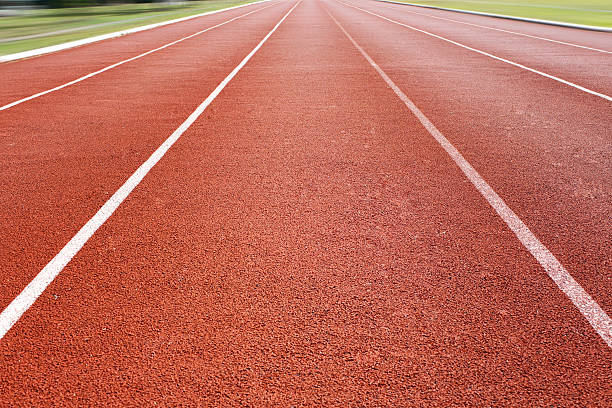
#> input picture camera/test/image/image_2.jpg, 612 x 408 px
$ python -i detectLine.py   (imports and definitions only)
#> lines starting #> are read from the running program, lines starting #| are printed output that depends on the picture; after the words box and inside, x2 and y2 are one past the last pixel; in counts of white or black regions, pixels touching at a corner belong together
import cv2
import numpy as np
from warnings import simplefilter
# [1 line not run here, left out]

class DetectLine:
    def __init__(self, frame: np.ndarray) -> None:
        self.image = frame
        self.lane_image = np.copy(self.image)
        self.lane_canny = self.canny(self.lane_image) #Search every line with gradiant
        self.cropped_canny = self.region_of_interest(self.lane_canny, region="mid") #Croppe image
        self.lines =  self.get_lines(self.cropped_canny) #Find lines

    def get_pos(self) -> dict[list[int]]:
        return self.lines

    def get_lines(self, image: np.ndarray) -> dict[list[int]]:
        """Get the position of 2 lines detect on the camera. {'left': [x1, y1, x2, y2], 'right': [x1, y1, x2, y2]}"""
        lines = cv2.HoughLinesP(image, 2, np.pi/180, 100, np.array([]), minLineLength=40,maxLineGap=5)
        linesAverage = self.average_slope_intercept(lines)
        fixLines = self.fixLineMissing(self.lane_canny, linesAverage)
        return fixLines

    def make_points(self, line: np.ndarray) -> list[int]:
        """Return the position of a line given by a equation. [x1, y1, x2, y2]"""
        if not isinstance(line, np.ndarray):
            return [300, self.image.shape[0], 300, self.image.shape[0]]
        slope, intercept = line
        if  -0.01 <= slope <= 0.01:
            return [0, 0, 10, 10]
        y1 = int(self.image.shape[0])
        y2 = int(y1*3/5)
        x1 = int((y1 - intercept)/slope)
        x2 = int((y2 - intercept)/slope)
        return [x1, y1, x2, y2]

    def findLinePos(self, line: np.ndarray) -> str:
        """Return if given line is the right or the left one"""
        if line==[0,0,10,10] or line==[300, 606, 300, 606]:
            return "none"
        return "left" if line[0]<line[2] else "right"

    def average_slope_intercept(self, lines: np.ndarray) -> dict[list[int]]:
        """Return the average of all the found lines to return only 2 lines. {'left': [x1, y1, x2, y2], 'right': [x1, y1, x2, y2]}"""
        first_fit = []
        second_fit = []
        if lines is None:
            return {"left": [0,0,0,0], "right": [800,800,800,800]}
        for line in lines:
            for x1, y1, x2, y2 in line:
                fit = np.polyfit((x1,x2), (y1,y2), 1)
                slope = fit[0]
                intercept = fit[1]
                if slope < 0:
                    first_fit.append((slope, intercept))
                else:
                    second_fit.append((slope, intercept))
        first_fit_average  = np.average(first_fit, axis=0)
        second_fit_average = np.average(second_fit, axis=0)
        first_line  = self.make_points(first_fit_average)
        second_line = self.make_points(second_fit_average)
        first_key = self.findLinePos(first_line)
        second_key = self.findLinePos(second_line)
        averaged_lines = {first_key: first_line, second_key: second_line}
        return averaged_lines

    def fixLineMissing(self, canny: np.ndarray,  averaged_lines: dict) -> dict[list[int]]:
        """Try to identify lane in the side where nothing got find by using an other region of interest"""
        if not "none" in averaged_lines.keys(): #No missing lines
            return averaged_lines
        if averaged_lines.get("right"): #Missing left line
            key = 'left'
        elif averaged_lines.get('left'): #Missing right line
            key = "right"
        else: #Missing both line
            return {"left":[0,0,10,10], "right":[0,0,10,10]}
        cropped = self.region_of_interest(canny, region=key)
        lines = cv2.HoughLinesP(cropped, 2, np.pi/180, 100, np.array([]), minLineLength=40,maxLineGap=5)
        fixLines = self.average_slope_intercept(lines)
        if ["none"] == list(fixLines.keys()): #no newline find
            return averaged_lines
        averaged_lines[key] =  fixLines['right'] if fixLines.get("right") else fixLines['left']
        del averaged_lines['none']
        return averaged_lines

    def canny(self, image: np.ndarray) -> np.ndarray:
        """return the frame with a gradian apply"""
        gray = cv2.cvtColor(image, cv2.COLOR_RGB2GRAY)
        canny = cv2.Canny(gray, 50, 75)
        return canny

    def display_lines(self, image: np.ndarray, lines: dict[list[int]]) -> np.ndarray:
        """Return the 2 found lines in a image type"""
        line_image = np.zeros_like(image)
        if lines is not None:
            for x1, y1, x2, y2 in lines.values():
                cv2.line(line_image,(x1,y1),(x2,y2),(255,0,0),10)
        return line_image

    def region_of_interest(self, canny: np.ndarray, region: str) -> np.ndarray:
        """Crop the frame to return only the desired region. The shape is similare to a triangle."""
        mask = np.zeros_like(canny)
        triangle = self.selectRegionShape(canny, region)
        cv2.fillPoly(mask, triangle, 255)
        masked_image = cv2.bitwise_and(canny, mask)
        return masked_image

    def selectRegionShape(self, canny: np.ndarray, region: str) -> np.array:
        """Return the select shape base on the region name"""
        height = canny.shape[0]
        width = canny.shape[1]
        match region:
            case "left":
                triangle = np.array([[
                (0, height),
                (0, height//2),
                (width//2, height),]], np.int32)
            case "right":
                triangle = np.array([[
                (width//2, height),
                (width, height//2),
                (width, height),]], np.int32)
            case "mid" | _:
                triangle = np.array([[
                (0, height),
                (width//2, height//2),
                (width, height),]], np.int32)
        return triangle

    def getFinalImage(self) -> np.ndarray:
        """Return the final frame with the lines found added"""
        line_image = self.display_lines(self.lane_image, self.lines)
        combo_image = cv2.addWeighted(self.image, 0.8, line_image, 1, 0)
        return combo_image

    def showImage(self, image: np.ndarray, title: str) -> None:
        """Display the frame in cv2 windows"""
        cv2.imshow(title, image)

    def showFinalImage(self) -> None:
        """Display the final frame state in cv2 windows"""
        self.showImage(self.getFinalImage(), "result")

>>> import cv2
>>> picture = cv2.cvtColor(cv2.imread('test/image/image_2.jpg'), cv2.COLOR_BGR2RGB)
>>> result = DetectLine(picture).getFinalImage()
#> in canny, `gray = cv2.cvtColor(image, cv2.COLOR_RGB2GRAY)`:
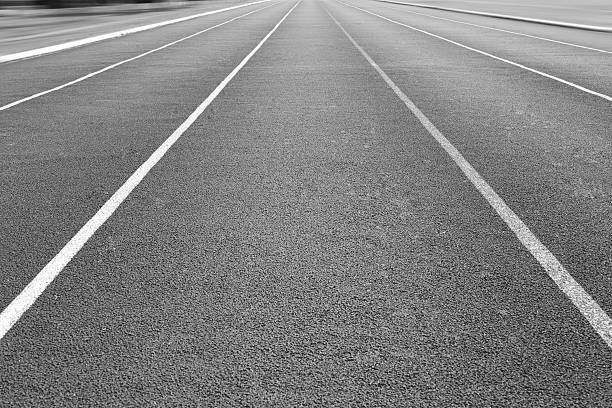
#> gray: shape (408, 612); min 7, max 255, mean 130.3
#> in canny, `canny = cv2.Canny(gray, 50, 75)`:
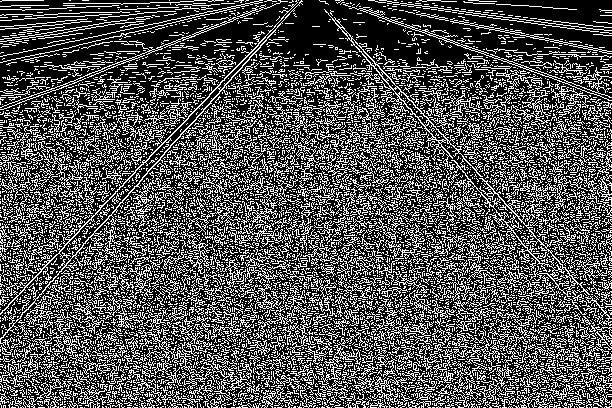
#> canny: shape (408, 612); 32.4% white in thin lines or dots
#> in region_of_interest, `triangle = self.selectRegionShape(canny, region)`: triangle = [[0, 408], [306, 204], [612, 408]]
#> in region_of_interest, `cv2.fillPoly(mask, triangle, 255)`:
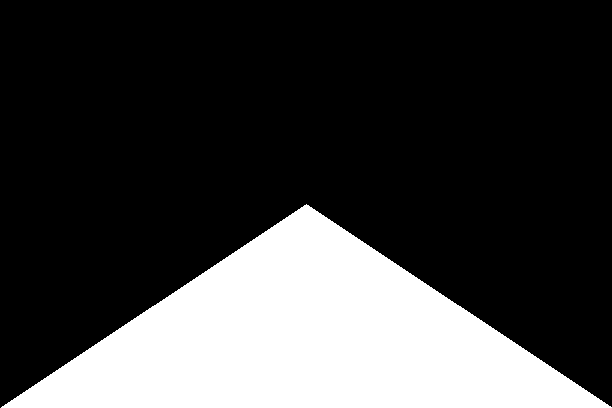
#> mask: shape (408, 612); 25% white; 1 white region, box (x1, y1, x2, y2) and area: (1, 204, 612, 408) 62526
#> in region_of_interest, `masked_image = cv2.bitwise_and(canny, mask)`:
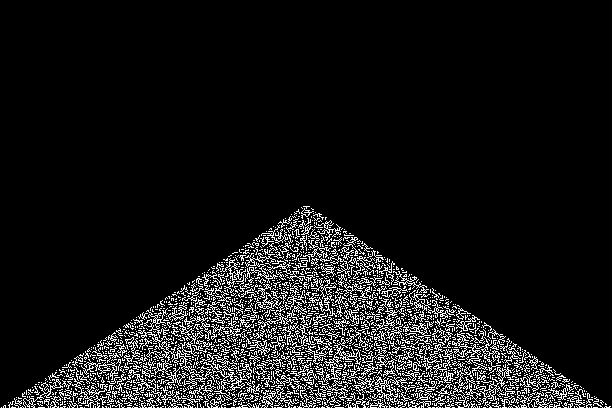
#> masked_image: shape (408, 612); 9.1% white in thin lines or dots, all inside (x1, y1, x2, y2) = (1, 206, 611, 408)
#> in get_lines, `lines = cv2.HoughLinesP(image, 2, np.pi/180, 100, np.array([]), minLin..`: lines = 267 rows, first 6: [513, 405, 578, 405], [463, 393, 545, 393], [399, 385, 478, 385], [88, 387, 130, 387], [370, 396, 433, 396], [341, 399, 458, 399]
#> the loop in average_slope_intercept, `for line in lines:` made 267 passes
#> after the loop in average_slope_intercept, `for line in lines:`: first_fit = 156 pairs, first value -0.758 to -3.77e-17, second value 285 to 437.2; second_fit = 111 pairs, first value 8.17e-18 to 0.719, second value -18.67 to 405
#> in average_slope_intercept, `first_fit_average  = np.average(first_fit, axis=0)`: first_fit_average = [-0.173, 380.9]
#> in average_slope_intercept, `second_fit_average = np.average(second_fit, axis=0)`: second_fit_average = [0.155, 286.2]
#> in make_points, `slope, intercept = line`: slope = -0.173; intercept = 380.9
#> in make_points, `x1 = int((y1 - intercept)/slope)`: x1 = -156
#> in make_points, `x2 = int((y2 - intercept)/slope)`: x2 = 790
#> in average_slope_intercept, `first_line  = self.make_points(first_fit_average)`: first_line = [-156, 408, 790, 244]
#> in average_slope_intercept, `second_line = self.make_points(second_fit_average)`: second_line = [785, 408, -271, 244]
#> in average_slope_intercept, `first_key = self.findLinePos(first_line)`: first_key = 'left'
#> in average_slope_intercept, `second_key = self.findLinePos(second_line)`: second_key = 'right'
#> in average_slope_intercept, `averaged_lines = {first_key: first_line, second_key: second_line}`: averaged_lines = {'left': [-156, 408, 790, 244], 'right': [785, 408, -271, 244]}
#> in get_lines, `linesAverage = self.average_slope_intercept(lines)`: linesAverage has the same summary as averaged_lines in average_slope_intercept
#> in get_lines, `fixLines = self.fixLineMissing(self.lane_canny, linesAverage)`: fixLines has the same summary as averaged_lines in average_slope_intercept
#> in __init__, `self.lines =  self.get_lines(self.cropped_canny)`: self.lines has the same summary as averaged_lines in average_slope_intercept
#> the loop in display_lines, `for x1, y1, x2, y2 in lines.values():` made 2 passes
#> after the loop in display_lines, `for x1, y1, x2, y2 in lines.values():`:
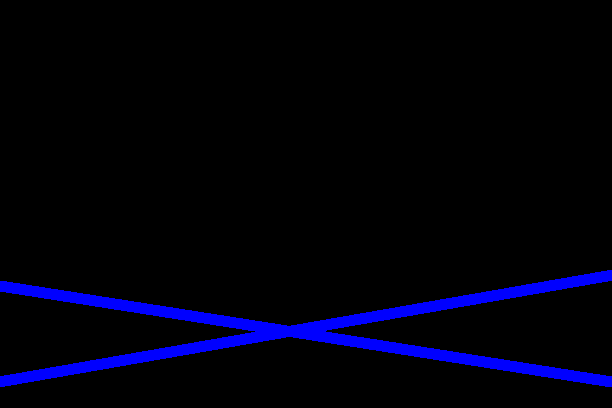
#> line_image: shape (408, 612, 3); mean of channels 0, 1, 2 13.5, 0, 0; drawn as B, G, R
#> in getFinalImage, `combo_image = cv2.addWeighted(self.image, 0.8, line_image, 1, 0)`:
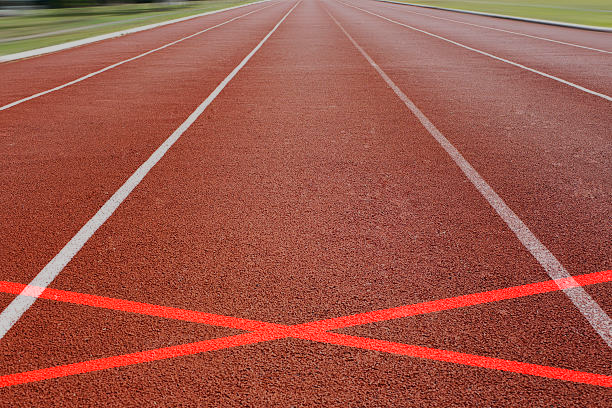
#> combo_image: shape (408, 612, 3); mean R, G, B 158.7, 85.6, 71.9

$ run again, on camera/test/image/test_img_left.jpg
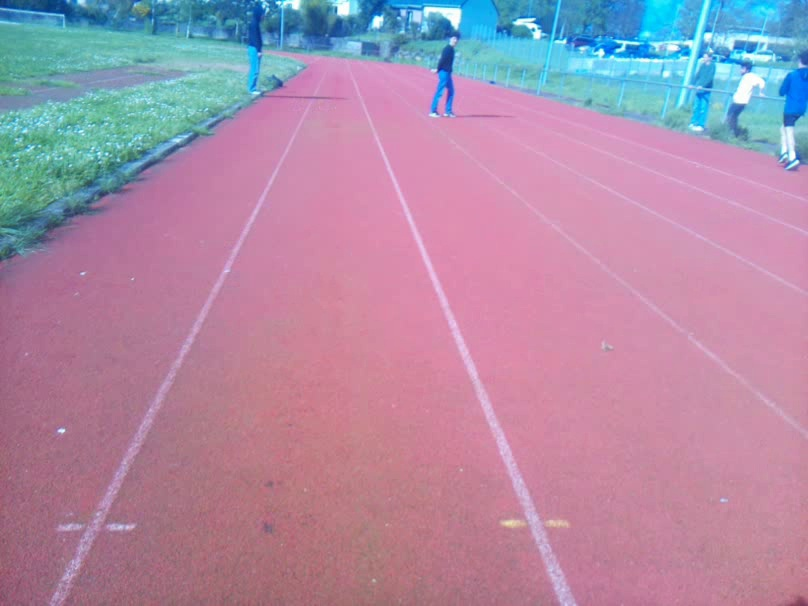
#> input picture camera/test/image/test_img_left.jpg, 808 x 606 px
#> in canny, `canny = cv2.Canny(gray, 50, 75)`:
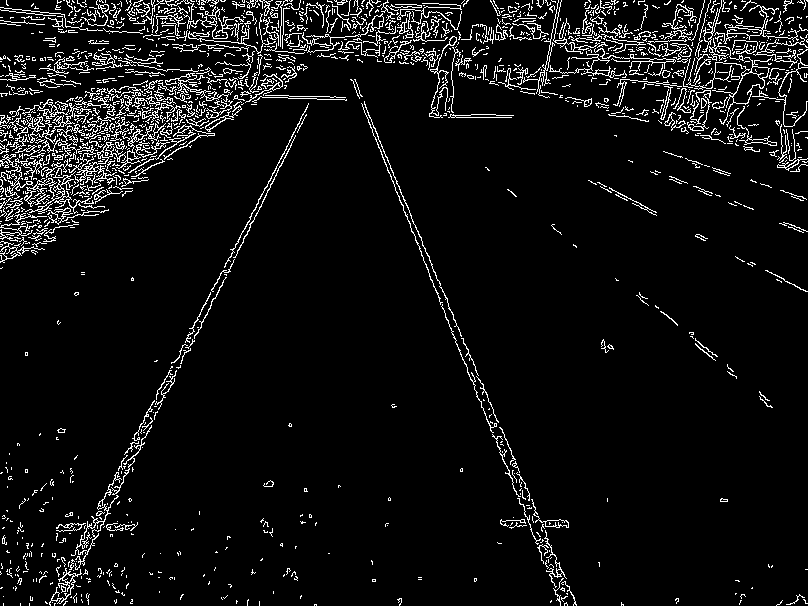
#> canny: shape (606, 808); 6.4% white in thin lines or dots
#> triangle = [[0, 606], [404, 303], [808, 606]]
#> mask: shape (606, 808); 25% white; 1 white region, box (x1, y1, x2, y2) and area: (1, 303, 808, 606) 122513
#> masked_image: shape (606, 808); 0.52% white in thin lines or dots, all inside (x1, y1, x2, y2) = (3, 341, 799, 606)
#> in get_lines, `lines = cv2.HoughLinesP(image, 2, np.pi/180, 100, np.array([]), minLin..`: lines = [[457, 344, 477, 392], [468, 351, 548, 539], [474, 388, 513, 485], [524, 512, 543, 561], [546, 538, 568, 590], [537, 532, 555, 576]]
#> the loop in average_slope_intercept, `for line in lines:` made 6 passes
#> after the loop in average_slope_intercept, `for line in lines:`: first_fit = []; second_fit = [(2.4, -752.8), (2.35, -748.8), (2.49, -790.9), (2.58, -839.4), (2.36, -752.5), (2.44, -780.7)]
#> first_fit_average = nan
#> second_fit_average = [2.44, -777.5]
#> first_line = [300, 606, 300, 606]
#> second_line = [567, 606, 467, 363]
#> first_key = 'none'
#> second_key = 'right'
#> averaged_lines = {'none': [300, 606, 300, 606], 'right': [567, 606, 467, 363]}
#> linesAverage has the same summary as averaged_lines in average_slope_intercept
#> mask: shape (606, 808); 12.5% white; 1 white region, box (x1, y1, x2, y2) and area: (0, 303, 404, 606) 61408
#> masked_image: shape (606, 808); 0.47% white in thin lines or dots, all inside (x1, y1, x2, y2) = (0, 352, 401, 606)
#> in fixLineMissing, `lines = cv2.HoughLinesP(cropped, 2, np.pi/180, 100, np.array([]), minL..`: lines = [[74, 576, 141, 444], [114, 475, 146, 413], [98, 509, 121, 464], [54, 605, 78, 554], [49, 602, 80, 543], [72, 574, 106, 508], [82, 545, 102, 505], [75, 563, 100, 517], [49, 603, 72, 563], [63, 605, 84, 562]]
#> the loop in average_slope_intercept (call 2), `for line in lines:` made 10 passes
#> in fixLineMissing, `fixLines = self.average_slope_intercept(lines)`: fixLines = {'left': [52, 606, 177, 363], 'none': [300, 606, 300, 606]}
#> in get_lines, `fixLines = self.fixLineMissing(self.lane_canny, linesAverage)`: fixLines = {'right': [567, 606, 467, 363], 'left': [52, 606, 177, 363]}
#> self.lines has the same summary as fixLines in get_lines
#> the loop in display_lines, `for x1, y1, x2, y2 in lines.values():` made 2 passes
#> in getFinalImage, `combo_image = cv2.addWeighted(self.image, 0.8, line_image, 1, 0)`:
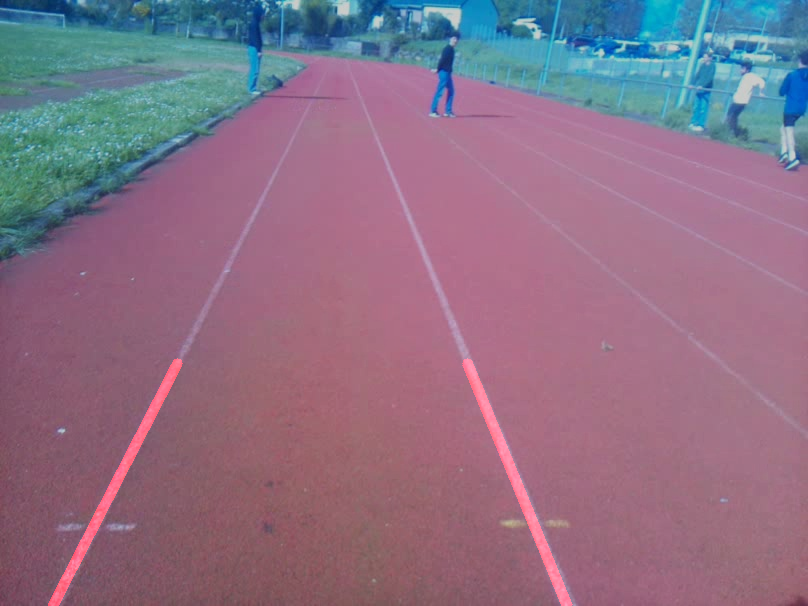
#> combo_image: shape (606, 808, 3); mean R, G, B 139.6, 112.3, 132.9

$ run again, on camera/test/image/test_img_mid.jpg
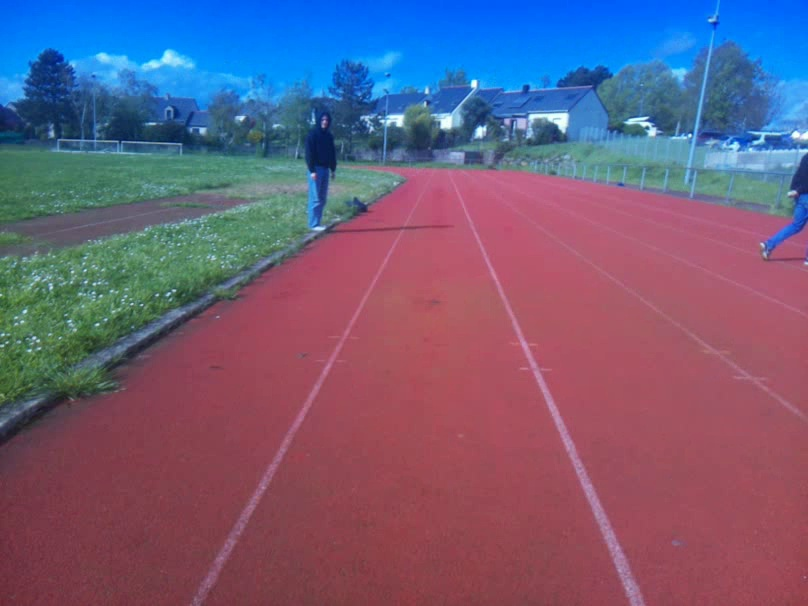
#> input picture camera/test/image/test_img_mid.jpg, 808 x 606 px
#> in canny, `canny = cv2.Canny(gray, 50, 75)`:
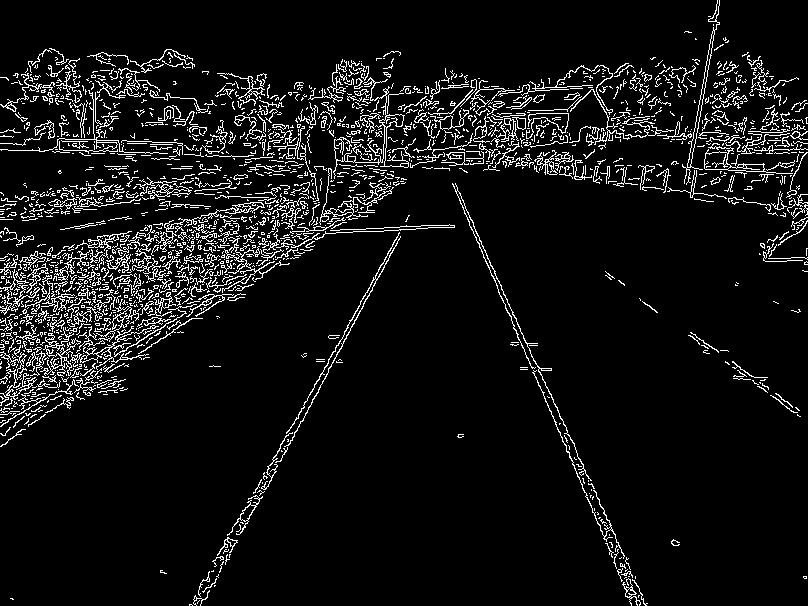
#> canny: shape (606, 808); 7.4% white in thin lines or dots
#> triangle = [[0, 606], [404, 303], [808, 606]]
#> mask: shape (606, 808); 25% white; 1 white region, box (x1, y1, x2, y2) and area: (1, 303, 808, 606) 122513
#> masked_image: shape (606, 808); 0.38% white in thin lines or dots, all inside (x1, y1, x2, y2) = (10, 352, 680, 606)
#> lines = [[213, 561, 328, 362], [225, 560, 265, 488], [560, 432, 582, 485], [305, 414, 338, 352], [551, 413, 631, 603], [564, 424, 626, 563], [308, 409, 331, 366], [287, 445, 312, 402], [615, 548, 640, 604], [620, 565, 637, 605], [240, 519, 270, 464]]
#> the loop in average_slope_intercept, `for line in lines:` made 11 passes
#> after the loop in average_slope_intercept, `for line in lines:`: first_fit = [(-1.73, 929.6), (-1.8, 965), (-1.88, 987), (-1.87, 984.8), (-1.72, 938.6), (-1.83, 959)]; second_fit = [(2.41, -917.1), (2.38, -895.6), (2.24, -840.5), (2.24, -829.6), (2.35, -893.8)]
#> first_fit_average = [-1.81, 960.7]
#> second_fit_average = [2.32, -875.3]
#> slope = -1.81; intercept = 960.7
#> in make_points, `x1 = int((y1 - intercept)/slope)`: x1 = 196
#> in make_points, `x2 = int((y2 - intercept)/slope)`: x2 = 331
#> first_line = [196, 606, 331, 363]
#> second_line = [637, 606, 532, 363]
#> first_key = 'left'
#> second_key = 'right'
#> averaged_lines = {'left': [196, 606, 331, 363], 'right': [637, 606, 532, 363]}
#> linesAverage has the same summary as averaged_lines in average_slope_intercept
#> fixLines has the same summary as averaged_lines in average_slope_intercept
#> self.lines has the same summary as averaged_lines in average_slope_intercept
#> the loop in display_lines, `for x1, y1, x2, y2 in lines.values():` made 2 passes
#> in getFinalImage, `combo_image = cv2.addWeighted(self.image, 0.8, line_image, 1, 0)`:
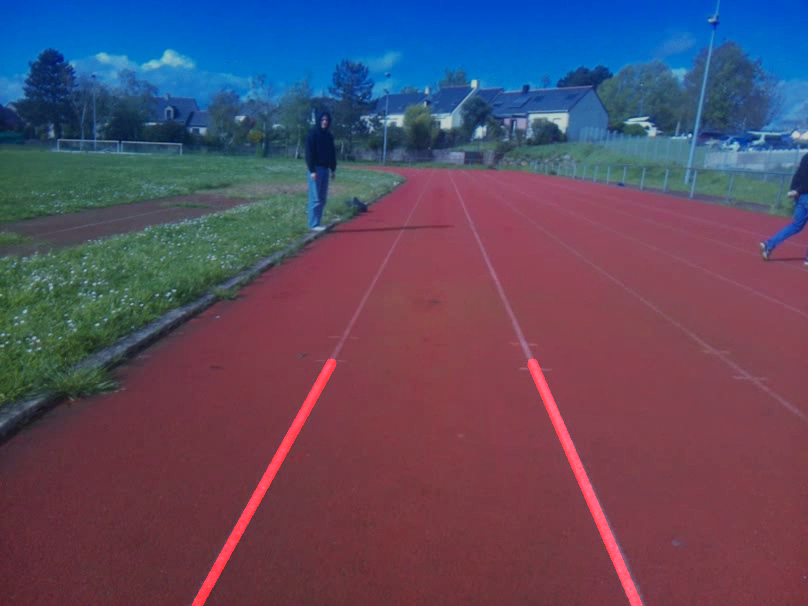
#> combo_image: shape (606, 808, 3); mean R, G, B 90.4, 75.3, 98.7
